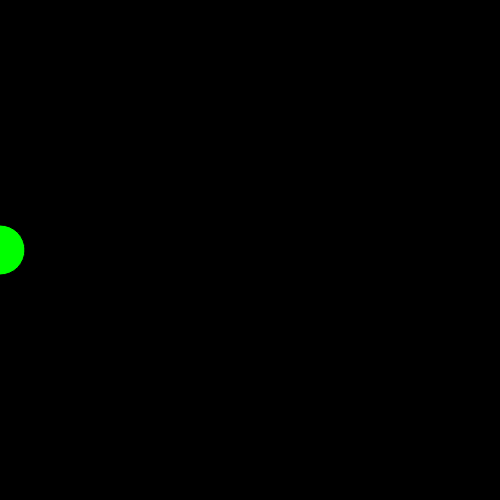
Frame 1 (no input)
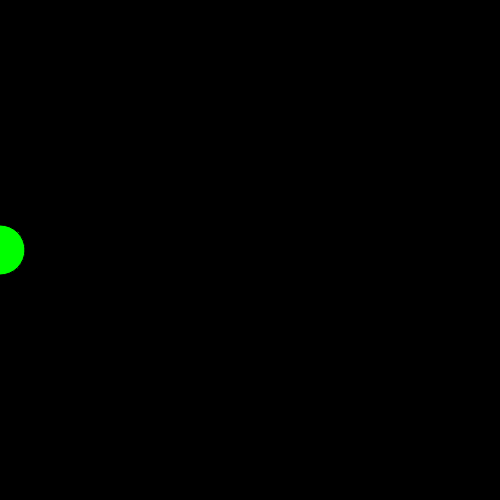
Frame 60 (no input)
Frame 120 (the mouse pressed at the canvas centre since frame 60): identical to frame 60, image omitted

The p5.js sketch that drew these frames (run headless with seeded random() and noise() and a simulated clock; from frame 60 on, the mouse is pressed at the canvas centre):

// p5.js sketch
// ── sketch.js
// declare xPos globally with a value of 25

function setup() {
  createCanvas(500, 500);
  background(0);
}

function draw() {
  fill(0, 255, 0);
  // modify the ellipse function to take xPos as the x position. 
  ellipse(0, 250, 50, 50)
  
}
